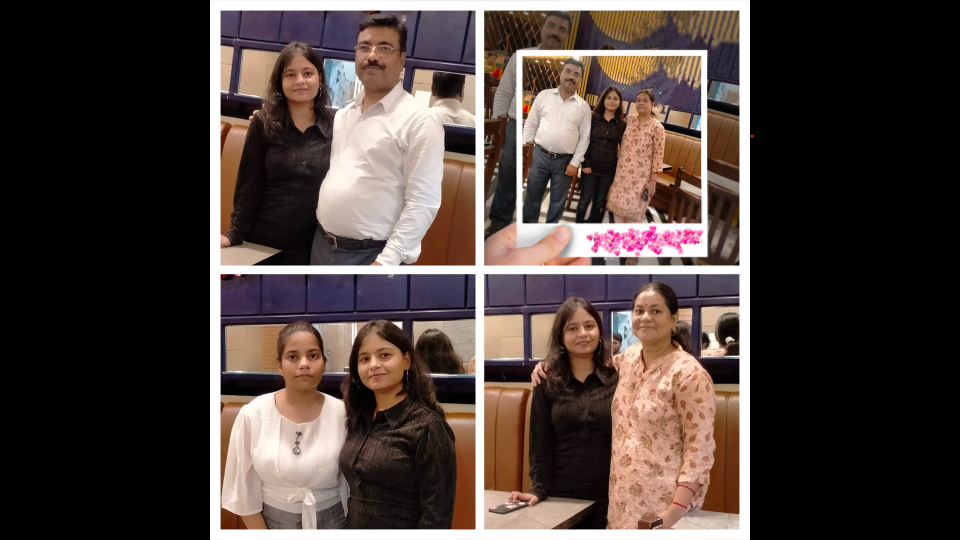
#> input picture ss.png, 1920 x 1080 px (shown at 1/2 size)
$ jupyter execute --allow-errors images.ipynb
#> lines starting #> are read from the running program, lines starting #| are printed output that depends on the picture; long printed decimals are rounded
[cell 1]
import cv2     # image processing
import numpy as np # numerical processing
from PIL import Image # image processing
import matplotlib.pyplot as plt # plotting

[cell 2]
smiley_matrix=np.array([
    [0,0,0,0,0,0,0,0,0],
    [0,1,1,1,0,1,1,1,0],
    [0,1,1,1,0,1,1,1,0],
    [0,1,1,1,0,1,1,1,0],
    [0,0,0,0,0,0,0,0,0],
    [0,0,0,0,0,0,0,0,0],
    [0,0,1,0,0,0,1,0,0],
    [0,0,0,1,1,1,0,0,0],
    [0,0,0,0,0,0,0,0,0],
])
plt.imshow(smiley_matrix,cmap='gray')
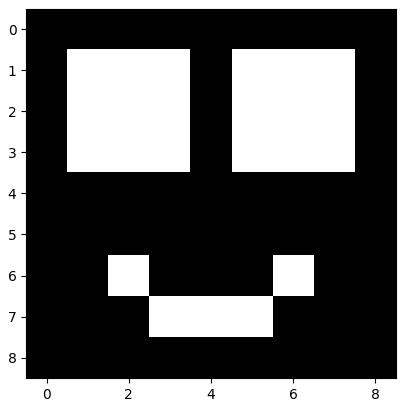
#> figure drawn by matplotlib, 1 panel

[cell 3]
cats=cv2.imread('cv.jpg') # BGR

#> (a cell that did not finish here is left out)

#> (a cell that did not finish here is left out)

#> (a cell that did not finish here is left out)

#> (a cell that did not finish here is left out)

[cell 8]
ninja=Image.open('ss.png')
#> ninja is the input picture: PIL image 1920x1080 RGBA; mean R, G, B, A 75.8, 63.7, 59.4, 255
ninja

[cell 9]
np.array(ninja)

[cell 10]
print("image Manipulation")
print(ninja.size)
#| (1920, 1080)
print(ninja.mode)
#| RGBA
print(ninja.format)
#| PNG
print(ninja.info)
#| {'srgb': 0, 'gamma': 0.4546, 'dpi': (143.993, 143.993)}

[cell 11]
ninja.resize((100,100))
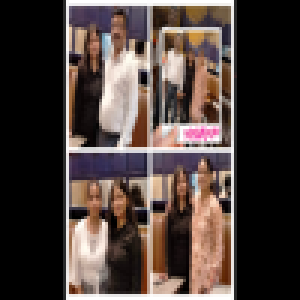
#> Out: PIL image 100x100 RGBA (shown 3 times larger); mean R, G, B, A 75.9, 63.8, 59.5, 255

[cell 12]
small_ninja=ninja.resize((ninja.width//10,ninja.height//10))# One tenth of original size of the image
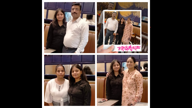
#> small_ninja: PIL image 192x108 RGBA; mean R, G, B, A 75.8, 63.8, 59.5, 255

[cell 13]
small_ninja.rotate(-90)
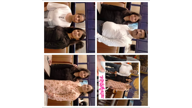
#> Out: PIL image 192x108 RGBA; mean R, G, B, A 75.6, 63.5, 59.3, 143.4; transparent parts drawn white

[cell 14]
from PIL import ImageDraw, ImageFont

[cell 15]
sn=small_ninja.copy()

[cell 16]
draw = ImageDraw.Draw(sn)
draw.rectangle((0,0,sn.width,5),fill='#99ff2054')
draw.rectangle((0,sn.height-15,sn.width,sn.height),fill='#99ff2054')
draw.rectangle((0,0,5,sn.height),fill='#99ff2054')
draw.rectangle((sn.width-15,0,sn.width,sn.height),fill='#99ff2054')
sn
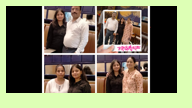
#> Out: PIL image 192x108 RGBA; mean R, G, B, A 102.9, 121.8, 55.4, 206.7; transparent parts drawn white

$ run again, with Project_ss1.png copied over ss.png
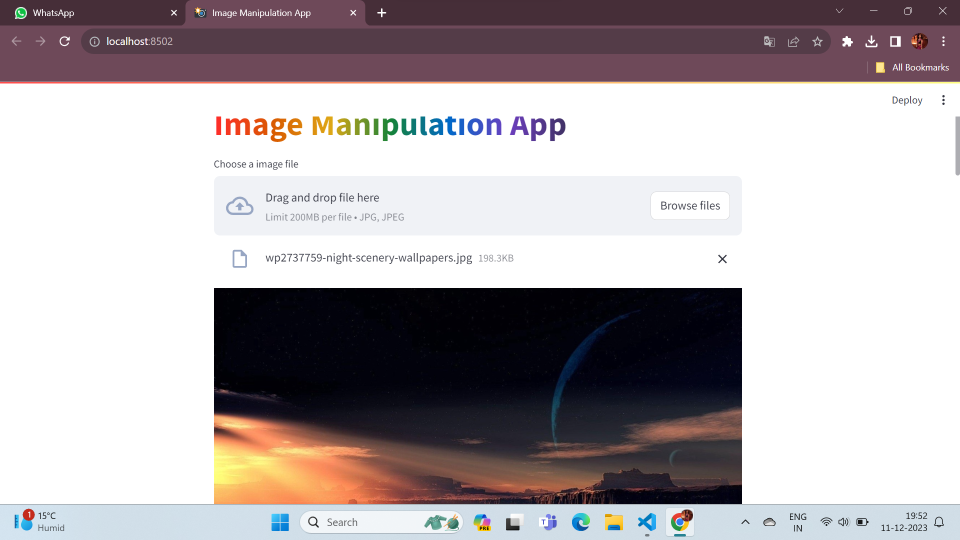
#> input picture Project_ss1.png, 1920 x 1080 px (shown at 1/2 size)
#> ninja is the input picture: PIL image 1920x1080 RGBA; mean R, G, B, A 179.9, 173.1, 175.5, 255
#| (1920, 1080)
#| RGBA
#| PNG
#| {'srgb': 0, 'gamma': 0.4546, 'dpi': (143.993, 143.993)}
#> `small_ninja.rotate(-90)`:
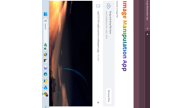
#> Out: PIL image 192x108 RGBA; mean R, G, B, A 80.3, 75.1, 76.5, 143.4; transparent parts drawn white
#> `sn`:
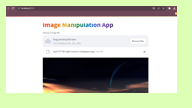
#> Out: PIL image 192x108 RGBA; mean R, G, B, A 170.4, 195.1, 134.1, 206.7; transparent parts drawn white
